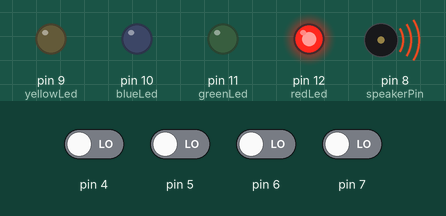
Simulated run of this sketch. Board: Arduino Uno, built with avr-gcc and run on an emulated ATmega328P. Shown: output pins drawn as LEDs (lit = HIGH), buzzer (waves = sounding). Inputs (shaded band) come from the test bench; at power-on: pin 4–7 LOW. Random numbers use the default seed unless the sketch sets one.

Above: at 2.1 s.
2.2 s: pin 7 driven HIGH
At 3.4 s:
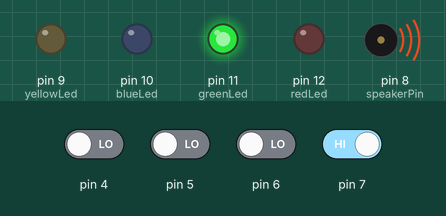
3.7 s: pin 6 driven HIGH
At 6.8 s:
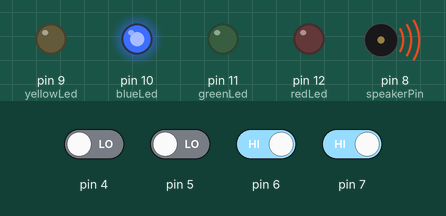
9.7 s: pin 5 driven HIGH
At 12.4 s:
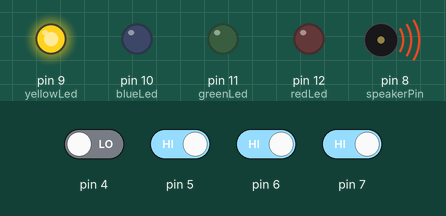
12.7 s: pin 4 driven HIGH
At 13.9 s:
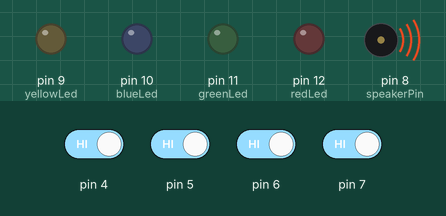
14.2 s: pin 4 driven LOW
At 17.9 s:
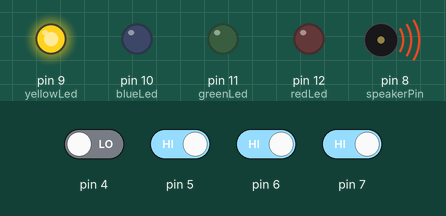
Timing chart, 0 to 18.2 s (numbered marks = the images above; inputs shaded):
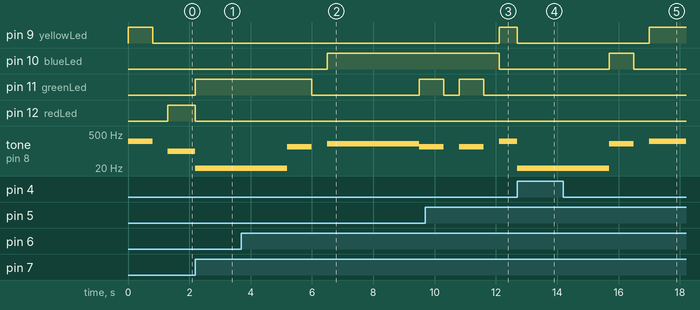

Measured:
- after the input at 2.2 s, pin 11 (greenLed): LOW → HIGH at once; pin 12 (redLed): HIGH → LOW at once; tone on pin 8 (speakerPin): 100 Hz → 20 Hz at once
- after the input at 3.7 s, pin 10 (blueLed): LOW → HIGH after 2.8 s
- after the input at 9.7 s, pin 9 (yellowLed): LOW → HIGH after 2.4 s; pin 10 (blueLed): HIGH → LOW after 2.4 s
- after the input at 12.7 s, pin 9 (yellowLed): HIGH → LOW at once; tone on pin 8 (speakerPin): 250 Hz → 20 Hz at once
- after the input at 14.2 s, pin 9 (yellowLed): LOW → HIGH after 2.8 s

The sketch:

arduinosimon.ino
```cpp
#define redLed 12
#define greenLed 11
#define blueLed 10
#define yellowLed 9

#define redTone 100
#define greenTone 150
#define blueTone 200
#define yellowTone 250

#define speakerPin 8

int pinArray [4][2] = {{redLed, redTone},
  {greenLed, greenTone},
  {blueLed, blueTone},
  {yellowLed, yellowTone} // Allows me to map appropriate LED pins and tones according to index
};
int eventArray [4] = {1, 1, 1, 1}; // Represents initial values for button pins (all not pressed by default)

bool currentlyPressing = false;
bool lost = false;

int sequence [30]; // This array holds the sequence for a maximum of 30 before the player wins
int turn = 0;
int playerTurn;

int currentBtn = -1; // Unused index for button being pressed (since all buttons are not being pressed by default)
int startTime, endTime, currSeq;

void setup() {
  pinMode(redLed, OUTPUT);
  pinMode(greenLed, OUTPUT);
  pinMode(blueLed, OUTPUT);
  pinMode(yellowLed, OUTPUT);
}

void buttonPress(int colorLed, int colorTone) { // Turns on LED and plays tone
  digitalWrite(colorLed, HIGH);
  tone(speakerPin, colorTone);
}

void buttonReset(int colorLed) { // Turns off LED and stops tone
  digitalWrite(colorLed, LOW);
  noTone(speakerPin);
}

void resetGame() { // If the player loses or wins, reset the game
  lost = false;
  memset(sequence, 0, sizeof(sequence)); // Resets the sequence array
  turn = 0;
}

void loop() {

  if (turn == 30) { // If player reaches 30 turns they win, play win tone and reset game
    tone(speakerPin, 200, 500);
    delay(500);
    tone(speakerPin, 250, 500);
    delay(500);
    tone(speakerPin, 300, 500);
    delay(500);

    resetGame();

    delay(1000);
  }

  sequence[turn] = random(0, 4); // Generates a new number for the sequence

  // Loops through every number in the sequence and animates the LED/tone

  for (int j = 0; j <= turn; j++) {
    startTime = millis();
    endTime = startTime;
    currSeq = sequence[j];

    while ((endTime - startTime) <= 800) { // Make LED turn on and play tone for 0.8 seconds
      buttonPress(pinArray[currSeq][0], pinArray[currSeq][1]);
      endTime = millis();
    }

    buttonReset(pinArray[currSeq][0]); // When done, turn off LED and stop tone
    delay(500);
  }

  playerTurn = 0; // Resets playerTurn (incremented when player presses a button to copy sequence)

  while (playerTurn <= turn) {

    // Then loop through eventArray and check if a button is being pressed (0 -> pressed, 1 -> not pressed)

    for (int i = 0; i < 4; i++) {
      eventArray[i] = digitalRead(7 - i); // This populates eventArray with the state of pins 7, 6, 5, and 4 (button pins)

      if (!currentlyPressing && !eventArray[i]) { // If a 0 is read in the array, a button is currently being pressed
        currentBtn = i; // Set current button being pressed to the one that is reading 0 in the array
        currentlyPressing = true;
      } else if (eventArray[i] && i == currentBtn) { // If the button that was once being pressed now reads 1, reset the current button
        currentBtn = -1;
        currentlyPressing = false;
        buttonReset(pinArray[i][0]);

        if (i != sequence[playerTurn]) { // If the player sequence doesn't match the game sequence, player has lost
          lost = true;
        }
        playerTurn++;
      }
    }

    if (currentlyPressing) { // Current button being pressed is animated
      buttonPress(pinArray[currentBtn][0], pinArray[currentBtn][1]);
    }
  }

  if (lost) { // If the player lost reset the game and play lose tone
    tone(speakerPin, 20, 3000);
    delay(3000);
    resetGame();

  } else { // Else move onto next turn
    turn++;
    delay(3000);
  }


}
```
